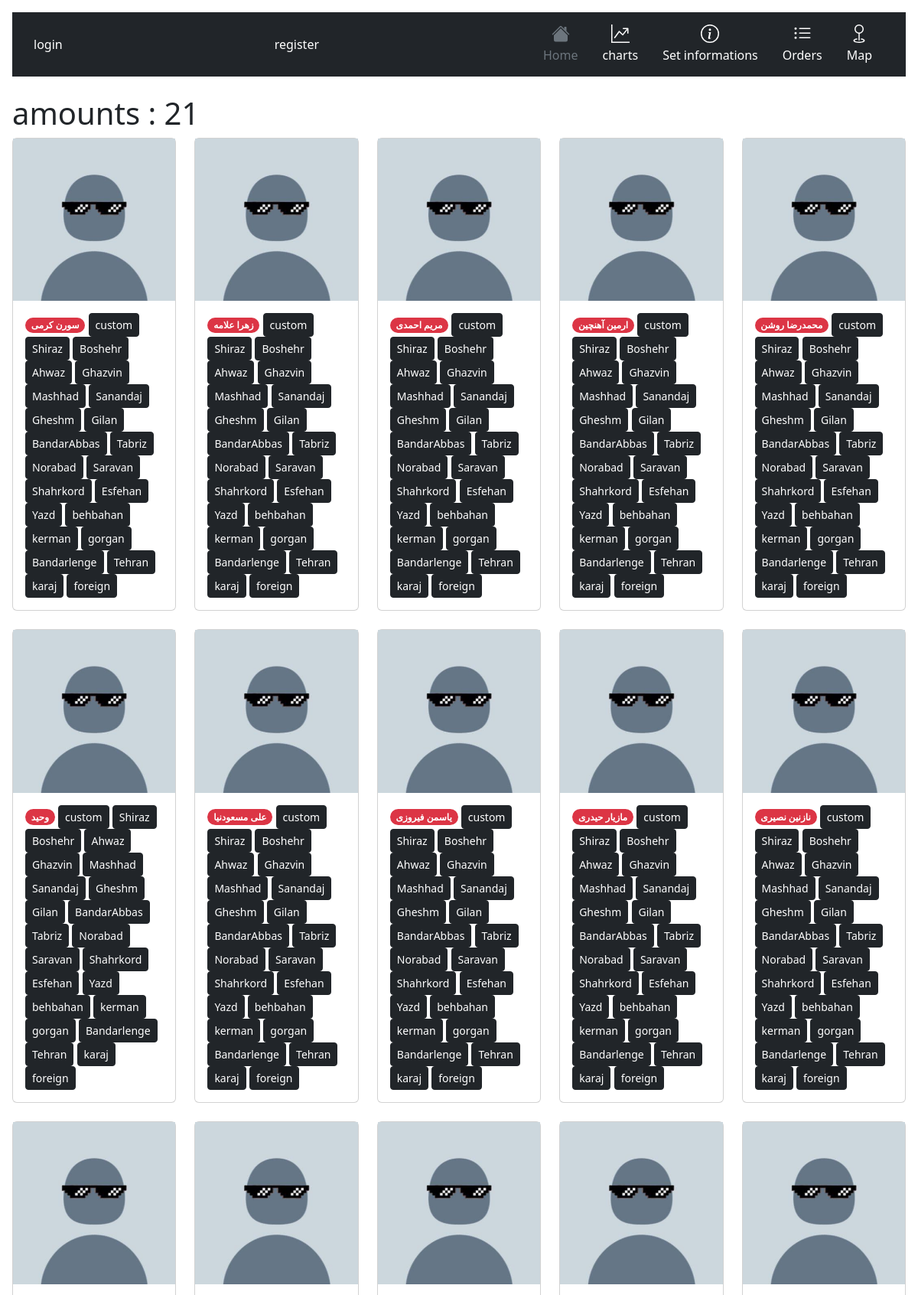
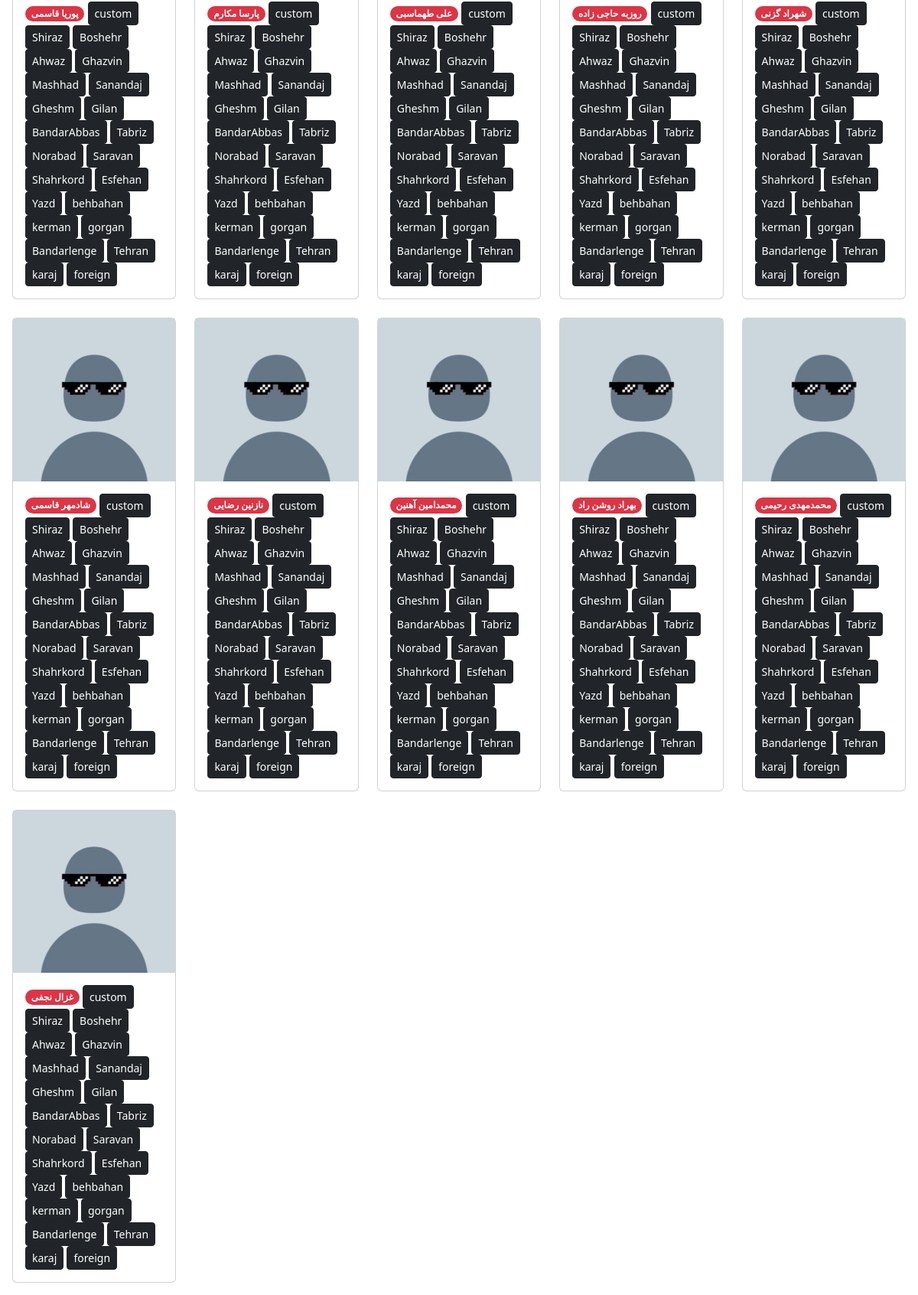
/setCity/Shiraz/, run on an earlier commit of the app's database (2 pictures, top to bottom).
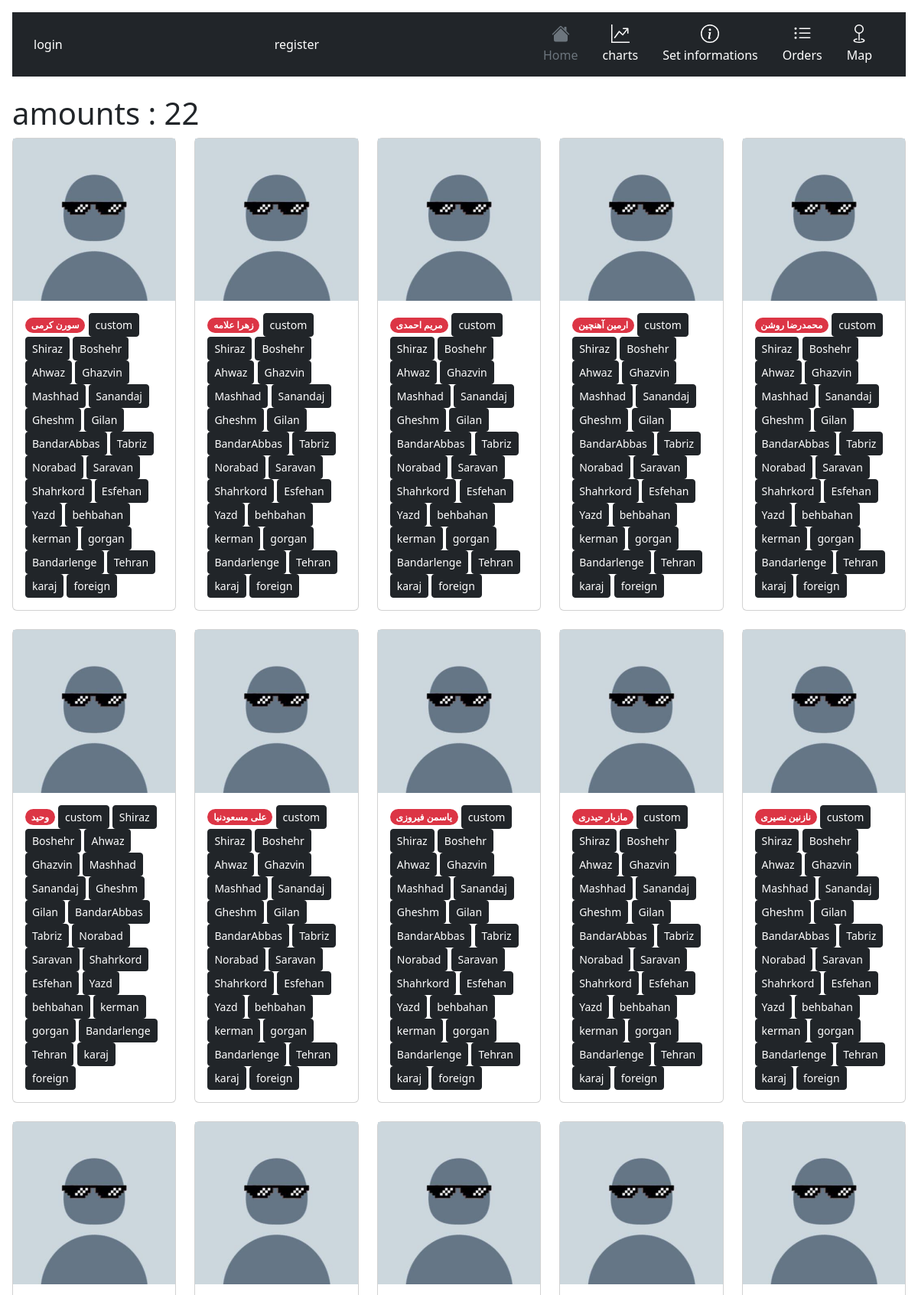
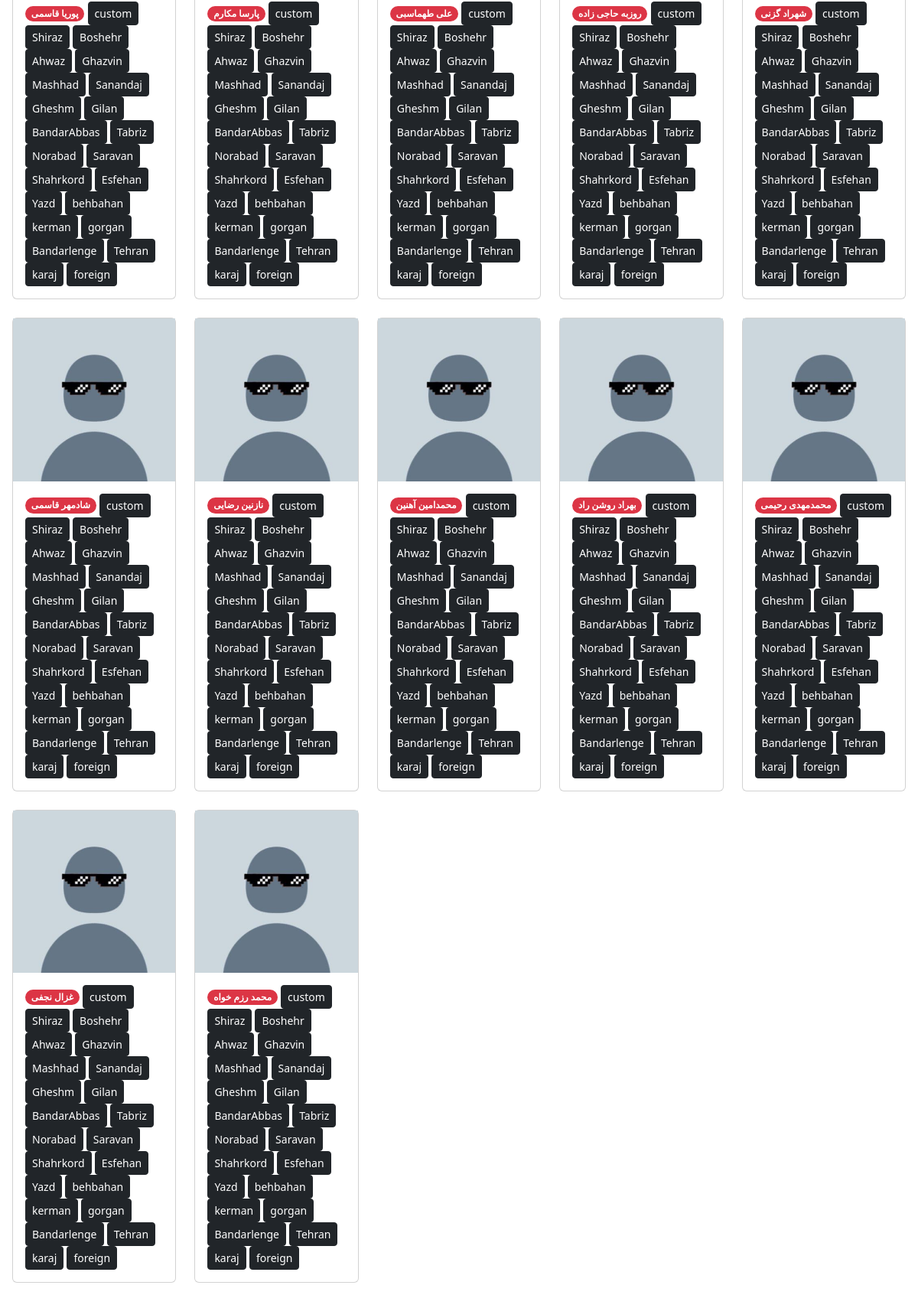
And on a later commit of the database (2 pictures, top to bottom).
### accounts/models.py (models this page shows, shortened)
class User(AbstractBaseUser):
    status_reason = (
        ('u' , "university"),
        ('h', "highschool"),
        ('a' , "Friend"),
        ('g' , "game"),
        ('s' , "school"),
        ('o' , "other"),
        ('f' , "family"),
        ('i' , "instagram"),
    )
    username = models.CharField(unique=True, max_length=100)
    name = models.CharField(max_length=100, null=True, blank=True)
    is_admin = models.BooleanField(default=False)
    is_active = models.BooleanField(default=True)
    Avatar = models.ImageField(upload_to="images/Avatar",blank=True,null=True)
    code = models.IntegerField(blank=True,null=True)
    reason = models.CharField(max_length=1,choices = status_reason)
    city = models.ForeignKey(City,on_delete=models.CASCADE,related_name="user",blank=True,null=True)
    Rating = models.IntegerField(default=1)
    Friends = models.ManyToManyField("User")
    USERNAME_FIELD = 'username'
    REQUIRED_FIELDS = ['name']
    objects = MyUserManager()

class City(models.Model):
    name = models.CharField(max_length=100, null=True, blank=True)
    north = models.DecimalField(max_digits=5, decimal_places=3)
    east = models.DecimalField(max_digits=5, decimal_places=3)
    class Meta:
        verbose_name = "City"
        verbose_name_plural = "Cities"
    def __str__(self):
        return str(self.name)

### info/views.py (the view)
# urls.py: path('setCity/<slug:cityName>/',setCitylist,name="setCitylist"),
def setCitylist(request,cityName):
    city = City.objects.get(name = cityName)
    users = User.objects.filter(city = city)
    amount = 0
    for user in users:
        amount += 1
    cities = City.objects.all()
    return render(request,'info/sets/setCity.html',{"cities" : cities,'users' : users,'amount':amount,'city':cityName})

### info/templates/info/sets/setCity.html (shortened to what this page needs)
{% extends 'info/base.html' %}
{% load static %}
{% block content %}
<h1>amounts : {{amount}}</h1>
<div class="row row-cols-2 row-cols-md-5 g-4">
    {% for user in users %}
          <div class="col">
            <div class="card">
                <img src="{% if user.Avatar %}{{user.Avatar.url}}{% else %}{% static 'm.jfif' %}{% endif %}" >
              <div class="card-body">
                <span class="badge rounded-pill text-bg-danger">{{user.name}}</span>
                {% for city in cities %}
                  <a class="btn btn-dark btn-sm" href="{% url 'info:setCity' user.username city %}" role="button">{{city}}</a>
                {% endfor %}
              </div>
            </div>
          </div>
    {% endfor %}
</div>
{% endblock %}

### info/templates/info/base.html (shortened to what this page needs)
{% load static %}
<!doctype html>
<html lang="en">
  <head>
    <link href="https://cdn.jsdelivr.net/npm/bootstrap@5.2.0/dist/css/bootstrap.min.css" rel="stylesheet">
    <link href="https://getbootstrap.com/docs/5.2/assets/css/docs.css" rel="stylesheet">
  </head>
  <body class="p-3 m-0 border-0 bd-example">
    {% include 'info/elements/navbar2.html' %}
    {% block content %}{% endblock %}
  </body>
</html>

### info/templates/info/elements/navbar2.html (shortened to what this page needs)
<header>
    <div class="px-3 py-2 text-bg-dark">
      <div class="container">
        <div class="d-flex flex-wrap align-items-center justify-content-center justify-content-lg-start">
          {% if request.user.is_authenticated %}
          <a href="{% url 'accounts:logout' %}" class="d-flex align-items-center my-2 my-lg-0 me-lg-auto text-white text-decoration-none">
            <svg class="d-block mx-auto mb-1" xmlns="http://www.w3.org/2000/svg" width="20" height="20" fill="currentColor" class="bi bi-door-open" viewBox="0 0 16 16">
              <path d="M8.5 10c-.276 0-.5-.448-.5-1s.224-1 .5-1 .5.448.5 1-.224 1-.5 1z"/>
              <path d="M10.828.122A.5.5 0 0 1 11 .5V1h.5A1.5 1.5 0 0 1 13 2.5V15h1.5a.5.5 0 0 1 0 1h-13a.5.5 0 0 1 0-1H3V1.5a.5.5 0 0 1 .43-.495l7-1a.5.5 0 0 1 .398.117zM11.5 2H11v13h1V2.5a.5.5 0 0 0-.5-.5zM4 1.934V15h6V1.077l-6 .857z"/>
            </svg>
            logout
          </a>
          <a href="{% url 'accounts:logout' %}" class="d-flex align-items-center my-2 my-lg-0 me-lg-auto text-white text-decoration-none">{{request.user.name}}</a>
          {% else %}
          <a class="d-flex align-items-center my-2 my-lg-0 me-lg-auto text-white text-decoration-none" href="{% url 'accounts:login' %}">login</a>
          <a class="d-flex align-items-center my-2 my-lg-0 me-lg-auto text-white text-decoration-none" href="{% url 'accounts:signUp' %}">register</a>
          {% endif %}
          <ul class="nav col-12 col-lg-auto my-2 justify-content-center my-md-0 text-small">
            <li>
              <a href="{% url 'info:home' %}" class="nav-link text-secondary">
                Home
              </a>
            </li>
            <li>
              <a href="{% url 'info:charts' %}" class="nav-link text-white">
                charts
              </a>
            </li>
            <li>
              <a href="{% url 'info:setsPage' %}" class="nav-link text-white">
                Set informations
              </a>
            </li>
            <li>
              <a href="{% url 'info:ordersPage' %}" class="nav-link text-white">
                Orders
              </a>
            </li>
            <li>
              <a href="{% url 'map:mapPersonCity' %}" class="nav-link text-white">
                Map
              </a>
            </li>
          </ul>
        </div>
      </div>
    </div>
  </header>

What changed in the data, as far as the page shows it:
added User: name "محمد رزم خواه", City (name "custom"), City (name "Shiraz"), City (name "Boshehr"), City (name "Ahwaz"), City (name "Ghazvin"), City (name "Mashhad"), City (name "Sanandaj"), City (name "Gheshm"), City (name "Gilan"), City (name "BandarAbbas"), City (name "Tabriz"), City (name "Norabad"), City (name "Saravan"), City (name "Shahrkord"), City (name "Esfehan"), City (name "Yazd"), City (name "behbahan"), City (name "kerman"), City (name "gorgan"), City (name "Bandarlenge"), City (name "Tehran"), City (name "karaj"), City (name "foreign")
Also different on the page:
{{ amount }}: "21" → "22"
